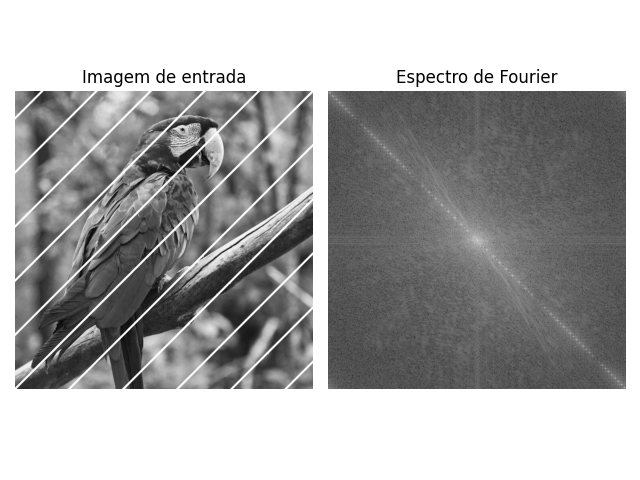
#> input picture Lista3/espectrofourier_arara.png, 640 x 480 px, given in place of arara.png, which was not available
$ python lista3.py
#> lines starting #> are read from the running program, lines starting #| are printed output that depends on the picture; pictures that were not available may be replaced by others from this repository, and a replacement may not be noted
import numpy as np
import cv2 as cv
import sys
import matplotlib.pyplot as plt

def rgb_para_cinza(imagem):
    imagem = imagem[:,:,0]/3 + imagem[:,:,1]/3 + imagem[:,:,2]/3
    return imagem.astype(np.uint8)

# [11 lines left out: function transformada_fourier_2d, not called in this run]

def fourier(img, nome_arquivo):
    #magnitude = np.abs(transformada_fourier_2d(img))
    dft = cv.dft(np.float32(img), flags=cv.DFT_COMPLEX_OUTPUT)
    dft_shift = np.fft.fftshift(dft)
    espectro = np.log(1+cv.magnitude(dft_shift[:,:,0], dft_shift[:,:,1]))
    fig, axes = plt.subplots(1,2)
    ax = axes.ravel()
    ax[0].imshow(img, cmap='gray')
    ax[0].title.set_text('Imagem de entrada')
    ax[0].set_axis_off()
    ax[1].imshow(espectro, cmap='gray')
    ax[1].title.set_text('Espectro de Fourier')
    ax[1].set_axis_off()
    fig.tight_layout()
    fig.savefig('espectrofourier_{}.png'.format(nome_arquivo))
    plt.close()

# [135 lines left out: functions passa_baixa, passa_alta, rejeita_banda, passa_banda, gera_filtro_passabanda, gera_filtro_rejeitabanda, not called in this run]

def main():
    nomes_arquivos = ['arara.png', 'barra1.png', 'barra2.png', 'barra3.png', 'barra4.png', 'teste.tif',  'img_gabriel.jpg']
    for nome in nomes_arquivos:
        img = cv.imread(nome)
#> img is the input picture: shape (480, 640, 3); min 0, max 255, mean 169
        fourier(rgb_para_cinza(img), nome.split('.')[0])
#> in fourier, `espectro = np.log(1+cv.magnitude(dft_shift[:,:,0], dft_shift[:,:,1]))`:
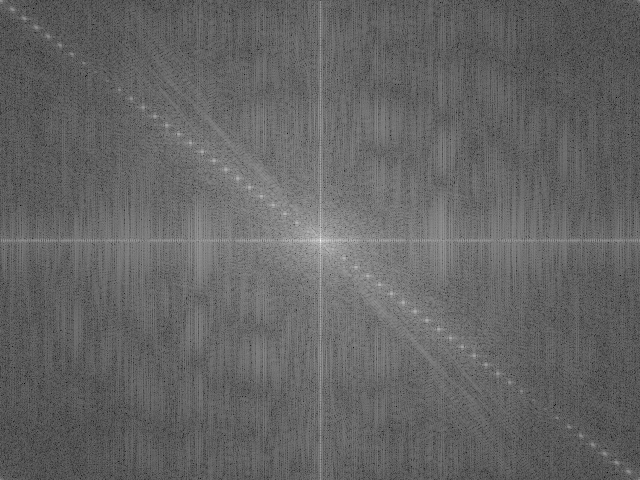
#> espectro: shape (480, 640) float32; min 1.96, max 17.77, mean 8.23; drawn with min black and max white
#> in fourier, `fig.savefig('espectrofourier_{}.png'.format(nome_arquivo))`:
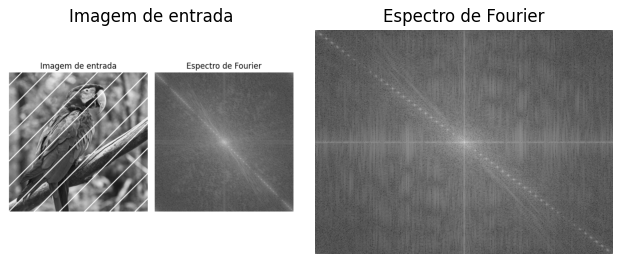
#> figure drawn by matplotlib, 2 panels
#> pass 2 of the loop in main, `for nome in nomes_arquivos:`:
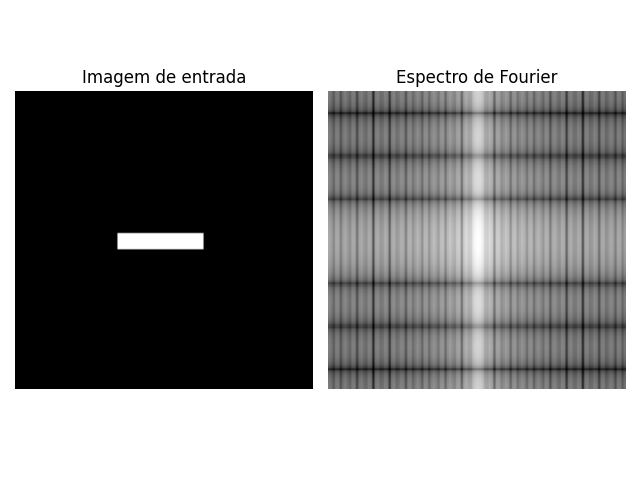
#> input picture Lista3/espectrofourier_barra1.png, 640 x 480 px, given in place of barra1.png, which was not available
#> in main, img is the input picture: shape (480, 640, 3); min 0, max 255, mean 144.3
#> in fourier (call 2), `espectro = np.log(1+cv.magnitude(dft_shift[:,:,0], dft_shift[:,:,1]))`:
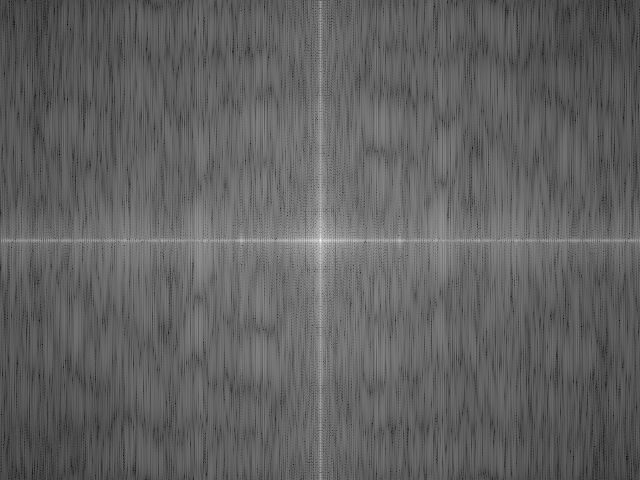
#> espectro: shape (480, 640) float32; min 1.87, max 17.61, mean 7.91; drawn with min black and max white
#> in fourier (call 2), `fig.savefig('espectrofourier_{}.png'.format(nome_arquivo))`:
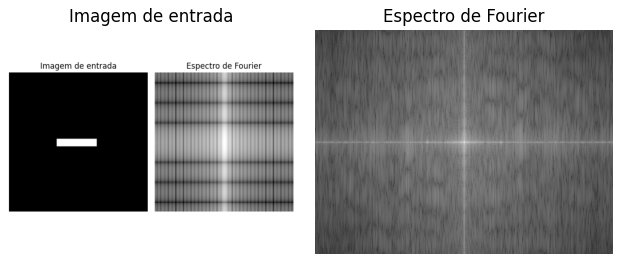
#> figure drawn by matplotlib, 2 panels

    img = cv.imread(nomes_arquivos[5])
    passa_alta(rgb_para_cinza(img), nomes_arquivos[5].split('.')[0])
    img = cv.imread(nomes_arquivos[6])
    passa_alta(rgb_para_cinza(img), nomes_arquivos[6].split('.')[0])

    img = cv.imread(nomes_arquivos[0])
    img2 = cv.imread('arara_filtro.png')
    rejeita_banda(rgb_para_cinza(img), rgb_para_cinza(img2), 'arara')

    gera_filtro_passabanda(rgb_para_cinza(cv.imread(nomes_arquivos[5])), 50, 130, 'teste')
    gera_filtro_rejeitabanda(rgb_para_cinza(cv.imread(nomes_arquivos[5])), 80, 130, 'teste')
    passa_banda(rgb_para_cinza(cv.imread(nomes_arquivos[5])), rgb_para_cinza(cv.imread('filtro_passabanda_teste.png')), 'teste')
    rejeita_banda(rgb_para_cinza(cv.imread(nomes_arquivos[5])), rgb_para_cinza(cv.imread('filtro_rejeitabanda_teste.png')), 'teste')
    gera_filtro_passabanda(rgb_para_cinza(cv.imread(nomes_arquivos[6])), 50, 130, 'img_gabriel')
    gera_filtro_rejeitabanda(rgb_para_cinza(cv.imread(nomes_arquivos[6])), 80, 130, 'img_gabriel')
    passa_banda(rgb_para_cinza(cv.imread(nomes_arquivos[6])), rgb_para_cinza(cv.imread('filtro_passabanda_img_gabriel.png')), 'img_gabriel')
    rejeita_banda(rgb_para_cinza(cv.imread(nomes_arquivos[6])), rgb_para_cinza(cv.imread('filtro_rejeitabanda_img_gabriel.png')), 'img_gabriel')


if __name__ == '__main__':
#> (the run stopped early here; a loop or call above may not have finished)
